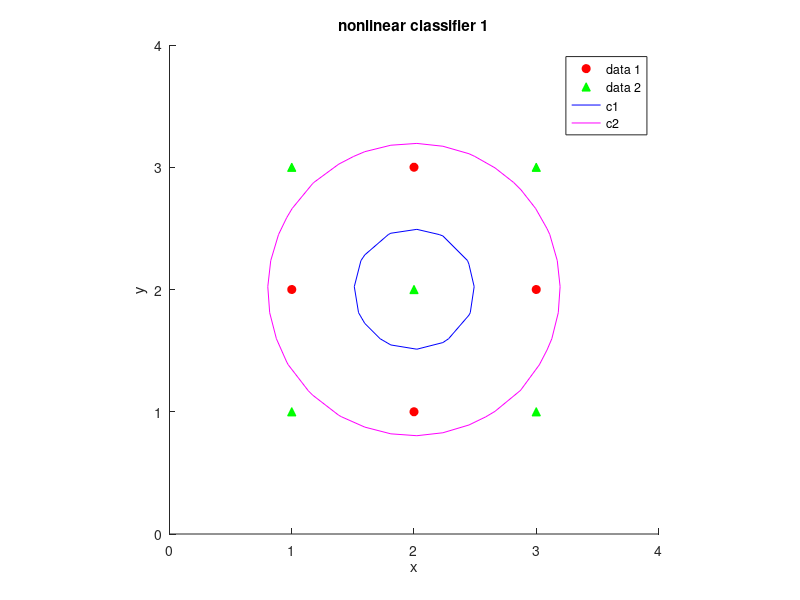
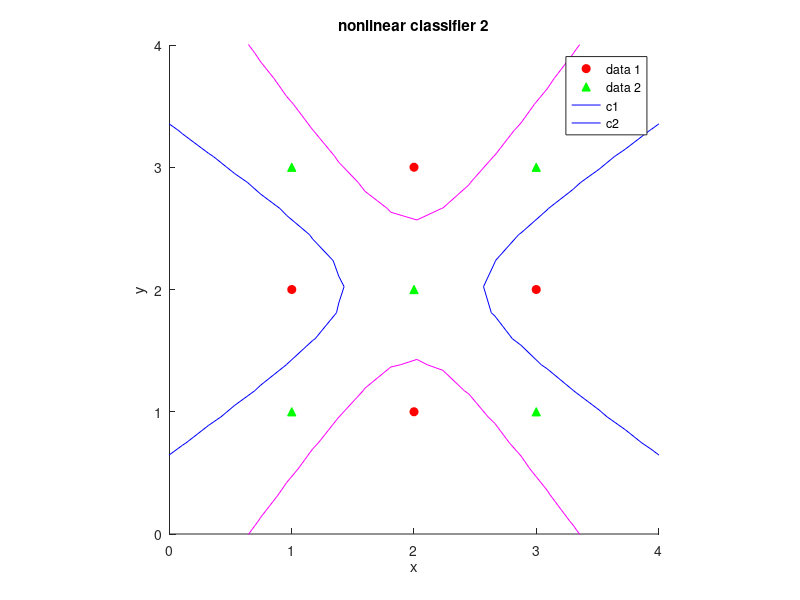
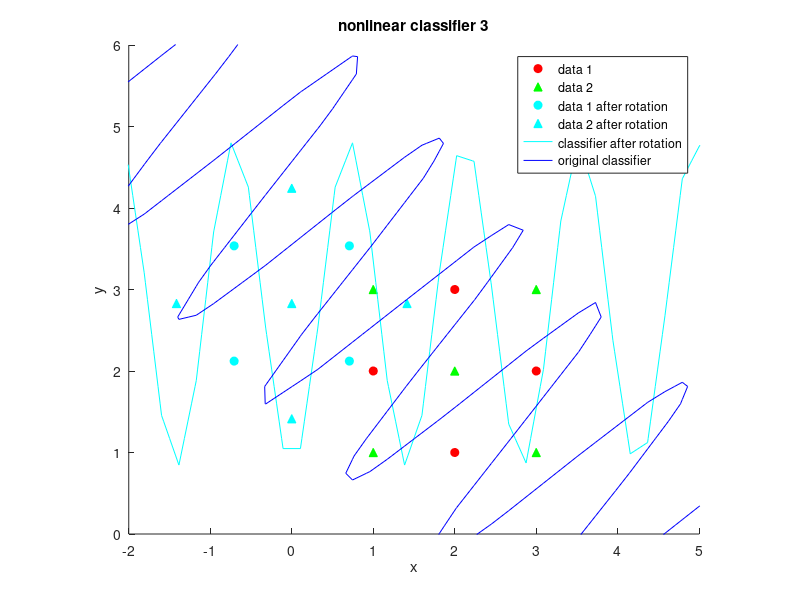

These charts were generated, in order, by the following MATLAB code:
clear all; close all; clc;

%% data
data1 = [1 2; 2 1; 2 3; 3 2];
data2 = [1 1; 1 3; 3 1; 3 3; 2 2];

%% solution 1
figure; hold on;
plot(data1(:,1), data1(:,2), 'ro', 'MarkerFaceColor', 'r');
plot(data2(:,1), data2(:,2), 'g^', 'MarkerFaceColor', 'g');

f1 = @(x, y) (x-2).^2 + (y-2).^2 - 0.5^2;
h1 = ezplot(f1); set(h1, 'color', 'b');
f2 = @(x, y) (x-2).^2 + (y-2).^2 - 1.2^2;
h2 = ezplot(f2); set(h2, 'color', 'm');

axis([0 4 0 4]); axis equal;
title('nonlinear classifier 1');
legend('data 1', 'data 2', 'c1', 'c2');

%% solution 2
figure; hold on;
plot(data1(:,1), data1(:,2), 'ro', 'MarkerFaceColor', 'r');
plot(data2(:,1), data2(:,2), 'g^', 'MarkerFaceColor', 'g');

f1 = @(x, y) (x-2).^2*3 - (y-2).^2*6 - 1;
h1 = ezplot(f1); set(h1, 'Color', 'b');
f2 = @(x, y) (y-2).^2*3 - (x-2).^2*6 - 1;
h2 = ezplot(f2); set(h2, 'Color', 'm');

axis([0 4 0 4]); axis equal;
title('nonlinear classifier 2');
legend('data 1', 'data 2', 'c1', 'c2');

%% solution 3
t = pi / 4;
rmat = [cos(t), -sin(t); sin(t), cos(t)];
data3 = data1 * rmat';
data4 = data2 * rmat';

figure; hold on;
plot(data1(:,1), data1(:,2), 'ro', 'MarkerFaceColor', 'r');
plot(data2(:,1), data2(:,2), 'g^', 'MarkerFaceColor', 'g');
plot(data3(:,1), data3(:,2), 'co', 'MarkerFaceColor', 'c');
plot(data4(:,1), data4(:,2), 'c^', 'MarkerFaceColor', 'c');
f1 = @(x, y) 2*sin(sqrt(2)*pi*x-pi/2)+2*sqrt(2) - y;
f2 = @(x, y) 2*sin(sqrt(2)*pi*(rmat(1,1)*x+rmat(1,2)*y)-pi/2)+2*sqrt(2) ...
    - (rmat(2,1)*x+rmat(2,2)*y);
h1 = ezplot(f1); set(h1, 'color', 'c');
h2 = ezplot(f2); set(h2, 'color', 'b');
axis([-2 5 0 6]);
axis equal;
title('nonlinear classifier 3');
legend('data 1', 'data 2', ...
    'data 1 after rotation', 'data 2 after rotation', ...
    'classifier after rotation', 'original classifier');

%% end